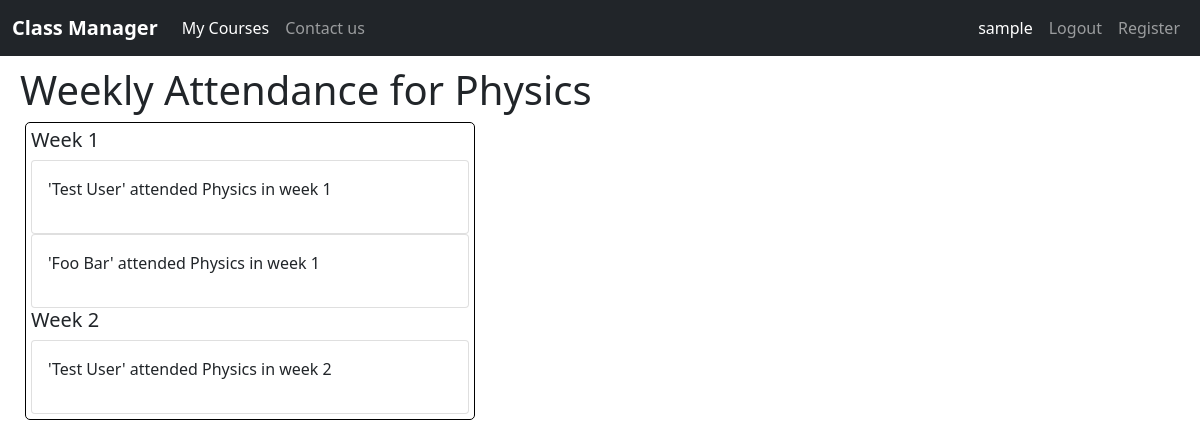
Screenshot of /view/attendance/1 (signed in) with the database file from the repository.
### classmanager/models.py (models this page shows, shortened)
class User(AbstractUser):
    is_student = models.BooleanField(default=False)
    is_instructor = models.BooleanField(default=False)
    def __str__(self):
        return self.get_full_name()

class Course(models.Model):
    instructor = models.ForeignKey(Instructor, on_delete=models.CASCADE)
    name = models.CharField(max_length=255, blank=False, default=None)
    is_active = models.BooleanField(default=True)
    date_created = models.DateTimeField(auto_now_add=True)
    DEPARTMENTS = [
        ("Math", "Math"), ("English", "English"),
        ("Science", "Science"), ("Technology", "Technology"),
        ("Law", "Law"), ("Art", "Art"),
        ("Business", "Business"), ("Health", "Health")
    ]
    department = models.CharField(max_length=20, choices=DEPARTMENTS, default="Other")
    description = models.TextField(max_length=1000, default=None, blank=True)
    credits = models.PositiveIntegerField(default=2)
    length = models.PositiveIntegerField(default=10)

class Attendance(models.Model):
    student = models.ForeignKey(Student, on_delete=models.CASCADE)
    course = models.ForeignKey(Course, on_delete=models.CASCADE)
    week = models.PositiveIntegerField(default=1)
    def __str__(self):
        return f"'{self.student.get_name()}' attended {self.course.name} in week {self.week}"

class Student(models.Model):
    user = models.OneToOneField(User, primary_key=True, on_delete=models.CASCADE)
    date_of_birth = models.DateField(default=date.today)
    MAJORS = [
        ("Math", "Math"), ("English", "English"),
        ("Science", "Science"), ("Technology", "Technology"),
        ("Law", "Law"), ("Art", "Art"),
        ("Business", "Business"), ("Health", "Health")
    ]
    STANDINGS = [
        ("FR", "Freshman"),
        ("SM", "Sophomore"),
        ("JR", "Junior"),
        ("SR", "Senior"),
        ("GR", "Graduate")
    ]
    major = models.CharField(max_length=20, choices=MAJORS, default="Undecided")
    standing = models.CharField(max_length=20, choices=STANDINGS, default="FR")
    credits = models.PositiveIntegerField(default=0)
    def get_name(self):
        return str(self.user)

### classmanager/views.py (the view)
# urls.py: path("view/attendance/<int:course_id>", views.view_attendance, name="view-attendance"),
@login_required
def view_attendance(request, course_id):
    context = {}
    instructor_check(request, course_id, "view attendance", context)
    course = Course.objects.get(pk=course_id)
    attendances = Attendance.objects.filter(course=course).order_by("week")
    attendance_dict = {}
    for attendance in attendances:
        if attendance.week not in attendance_dict.keys():
            attendance_dict[attendance.week] = [attendance]
        else:
            attendance_dict[attendance.week].append(attendance)
    context["course"] = course
    context["attendance_dict"] = attendance_dict
    return render(request, "classmanager/view_attendance.html", context)

### classmanager/views.py (called while the page is built)
def instructor_check(request, course_id, action, context):
    try:
        course = Course.objects.get(pk=course_id)
    except Course.DoesNotExist:
        context["failure_message"] = "The course you are searching for does not exist"
        return False
    else:
        if not request.user.is_instructor:
            context["failure_message"] = f"Sorry, you don't have the permission to {action} in this course."
            return False
        else:
            course_instructor = course.instructor
            instructor = Instructor.objects.get(pk=request.user)
            if course_instructor != instructor:
                context["failure_message"] = f"Sorry, you don't have the permission to {action} in this " \
                                             "course. "
                return False
        return True

### classmanager/templates/classmanager/view_attendance.html
{% extends "classmanager/layout.html" %}
{% block body %}
<h1>Weekly Attendance for {{course.name}}</h1>
<div class="course-section">
  {% for week, attendances in attendance_dict.items %}
  <h5>Week {{week}}</h5>
  {% for attendance in attendances %}
  <div class="card">
    <div class="card-body">
      <p>{{attendance}}</p>
    </div>
  </div>
  {% endfor %}
  {% empty %}
  <div class="card">
    <div class="card-body">
      <p>No attendance has been taken in this class yet</p>
    </div>
  </div>
  {% endfor %}
</div>
{% endblock body %}

### classmanager/templates/classmanager/layout.html (shortened to what this page needs)
{% load static %}
<!DOCTYPE html>
<html lang="en">
<head>
    <link rel="stylesheet" href="{% static 'classmanager/styles.css' %}">
    <link href="https://cdn.jsdelivr.net/npm/bootstrap@5.0.2/dist/css/bootstrap.min.css" rel="stylesheet"
>
</head>
<body>
    <nav class="navbar navbar-expand-lg navbar-dark bg-dark">
        <div class="container-fluid">
            <a class="navbar-brand" href="{% url 'index' %}"><b>Class Manager</b></a>
            <div class="collapse navbar-collapse justify-content-between" id="navbarNavAltMarkup">
                <div class="navbar-nav">
                    {% block left-nav %}
                    {% if user.is_instructor %}
                    <a class="nav-link active" aria-current="page" href="{% url 'view-created-courses' %}">My Courses</a>
                    {% endif %}
                    {% endblock left-nav %}
                    <a class="nav-link" href="{% url 'contact_us' %}">Contact us</a>
                </div>
            </div>
            <div class="collapse navbar-collapse justify-content-end" id="navbarNavAltMarkup">
                <div class="navbar-nav">
                    {% if user.is_authenticated %}
                    <a class="nav-link active" aria-current="page"
                        href="{% url 'view-my-profile' %}">{{user.username}}</a>
                    <a class="nav-link" href="{% url 'logout' %}">Logout</a>
                    {% else %}
                    <a class="nav-link" href="{% url 'login' %}">Login</a>
                    {% endif %}
                    {% block right-nav %}
                    <a class="nav-link" href="{% url 'register' %}">Register</a>
                    {% endblock right-nav %}
                </div>
            </div>
        </div>
    </nav>
    <div class="main-container">
        {% block body%}
        {% endblock body%}
    </div>
</body>
</html>

### classmanager/static/classmanager/styles.css (style rules this page uses)
.main-container { margin: 10px 20px 10px 20px; }
.course-section { border-radius: 5px; border: 1px solid black; padding: 5px; max-width: 450px; margin: 5px; }

### rows the page displays
User: username "sample"
Course: name "Physics"
Attendance: week "1", student+course+week "'Test User' attended Physics in week 1"
Attendance: student+course+week "'Foo Bar' attended Physics in week 1"
Attendance: week "2", student+course+week "'Test User' attended Physics in week 2"
